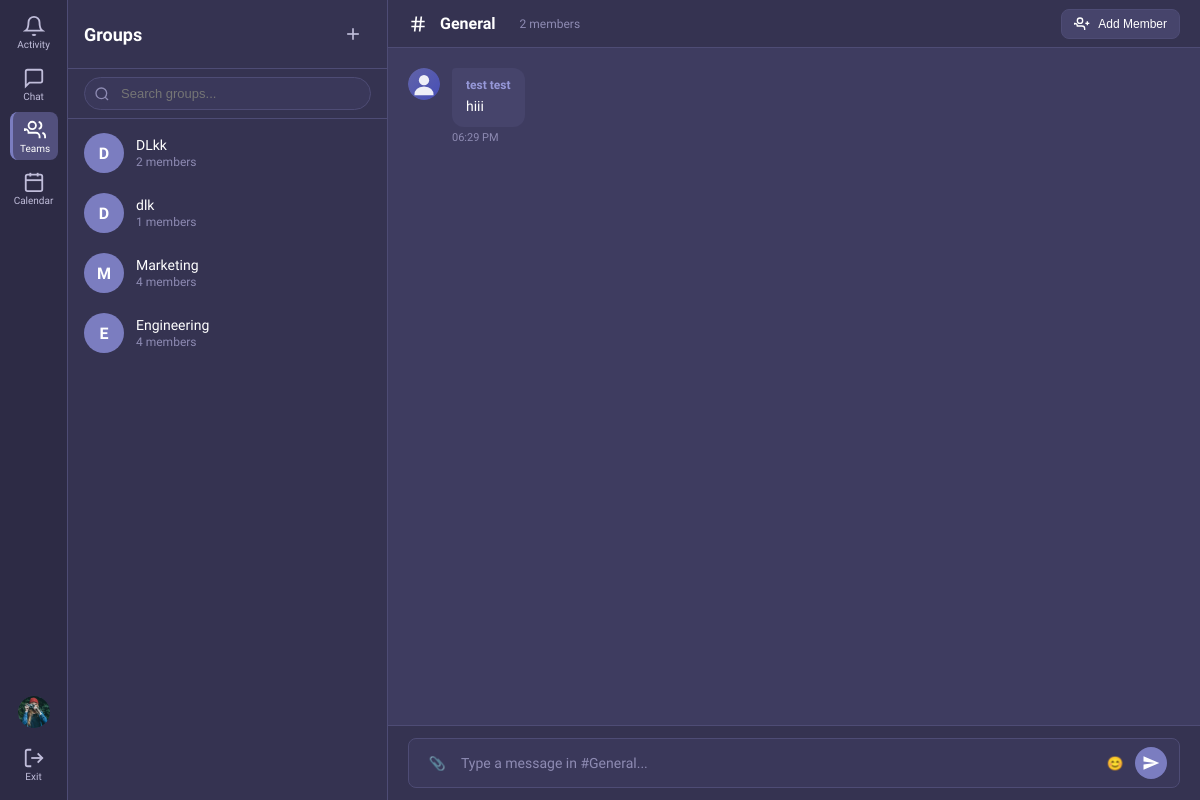
Page /teams/4/channel/8/ (signed in) on the earlier database version.
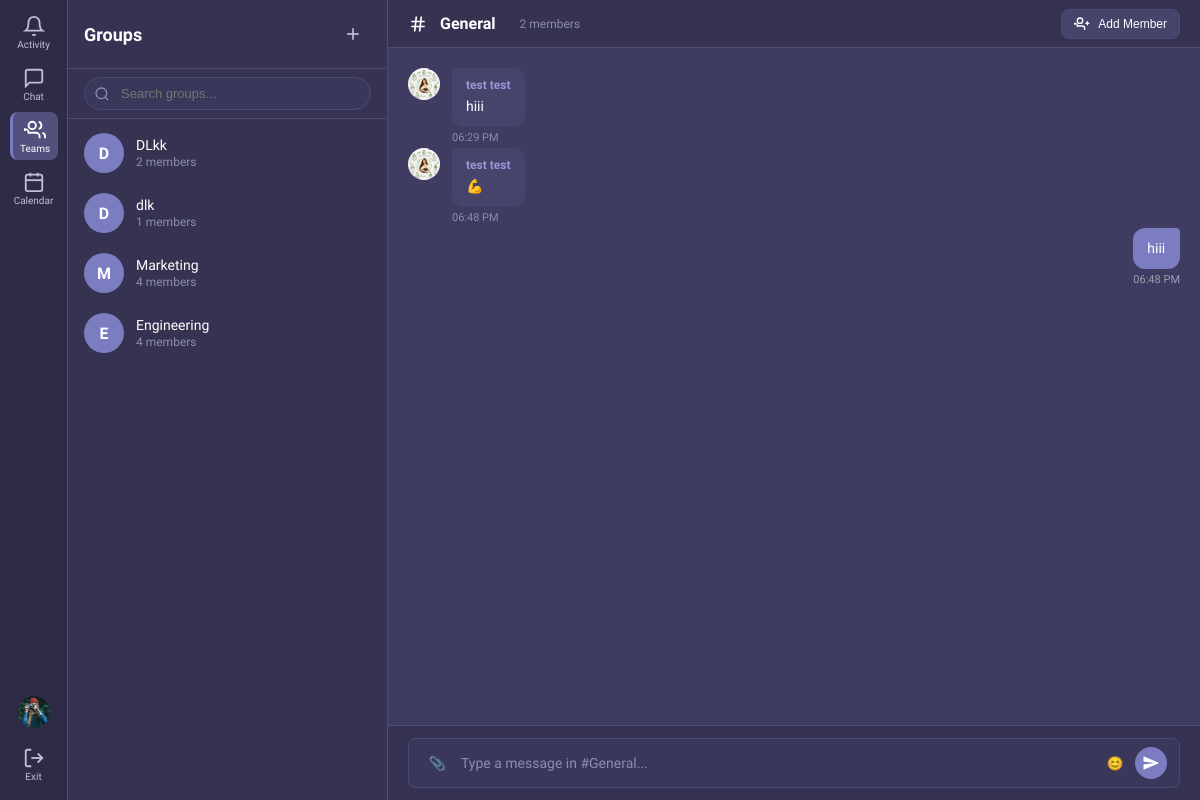
Same page on the later database version.
### teams/models.py (models this page shows, shortened)
class Team(models.Model):
    name = models.CharField(max_length=100)
    description = models.TextField(blank=True, default='')
    avatar = models.ImageField(upload_to='team_avatars/', null=True, blank=True)
    created_by = models.ForeignKey(
        settings.AUTH_USER_MODEL,
        on_delete=models.CASCADE,
        related_name='created_teams'
    )
    created_at = models.DateTimeField(auto_now_add=True)
    def get_member_count(self):
        return self.memberships.count()
    class Meta:
        ordering = ['-created_at']

### chat/models.py (models this page shows, shortened)
class ChatMessage(models.Model):
    sender = models.ForeignKey(
        settings.AUTH_USER_MODEL,
        on_delete=models.CASCADE,
        related_name='sent_messages'
    )
    receiver = models.ForeignKey(
        settings.AUTH_USER_MODEL,
        on_delete=models.CASCADE,
        null=True,
        blank=True,
        related_name='received_messages'
    )
    channel = models.ForeignKey(
        Channel,
        on_delete=models.CASCADE,
        null=True,
        blank=True,
        related_name='messages'
    )
    message = models.TextField(blank=True, default='')
    file = models.FileField(upload_to='chat_files/', null=True, blank=True)
    timestamp = models.DateTimeField(auto_now_add=True)
    edited_at = models.DateTimeField(null=True, blank=True)
    is_deleted = models.BooleanField(default=False)
    seen = models.BooleanField(default=False)
    delivered = models.BooleanField(default=True)
    class Meta:
        ordering = ['timestamp']

### accounts/models.py (models this page shows, shortened)
class CustomUser(AbstractUser):
    email = models.EmailField(unique=True)
    profile_image = models.ImageField(upload_to='profile_images/', null=True, blank=True)
    is_verified = models.BooleanField(default=False)
    bio = models.CharField(max_length=255, blank=True, default='')
    last_seen = models.DateTimeField(null=True, blank=True)
    is_online = models.BooleanField(default=False)
    USERNAME_FIELD = 'email'
    REQUIRED_FIELDS = ['username']
    def get_profile_image_url(self):
        if self.profile_image:
            return self.profile_image.url
        return '/static/images/default-avatar.svg'
    def get_display_name(self):
        if self.first_name and self.last_name:
            return f"{self.first_name} {self.last_name}"
        return self.username

### teams/views.py (the view)
# urls.py: path('<int:team_id>/channel/<int:channel_id>/', views.channel_view, name='channel'),
@login_required
def channel_view(request, team_id, channel_id):
    team = get_object_or_404(Team, id=team_id)
    channel = get_object_or_404(Channel, id=channel_id, team=team)
    membership = Membership.objects.filter(user=request.user, team=team).first()
    if not membership:
        messages.error(request, 'You are not a member of this team.')
        return redirect('teams:teams_home')
    channel_messages = ChatMessage.objects.filter(channel=channel).order_by('timestamp')[:100]
    members = Membership.objects.filter(team=team).select_related('user')
    user_teams = Team.objects.filter(memberships__user=request.user)
    return render(request, 'teams/channel.html', {
        'team': team,
        'channel': channel,
        'messages': channel_messages,
        'members': members,
        'membership': membership,
        'user_teams': user_teams,
    })

### templates/teams/channel.html (shortened to what the changed rows need)
{% extends 'base.html' %}
{% load static %}
{% block body %}
<div class="app-layout">
    <div class="chat-sidebar">
        <div class="sidebar-header">
            <h2>Groups</h2>
        </div>
        <div class="conversation-list">
            {% for ut in user_teams %}
            <a href="{% url 'teams:team_detail' ut.id %}" class="conv-item {% if ut.id == team.id %}active{% endif %}" id="team-{{ ut.id }}">
                <div class="avatar-wrapper">
                    <div class="avatar" style="background:var(--accent); display:flex; align-items:center; justify-content:center; color:white; font-weight:bold;">
                        {{ ut.name|first|upper }}
                    </div>
                </div>
                <div class="conv-info">
                    <div class="conv-name">{{ ut.name }}</div>
                    <div class="conv-preview">{{ ut.get_member_count }} members</div>
                </div>
            </a>
            {% endfor %}
        </div>
    </div>
    <div class="main-content">
        <div class="content-header">
            <div class="content-header-left">
                <svg viewBox="0 0 24 24" width="20" height="20" fill="none" stroke="currentColor" stroke-width="2"><path d="M4 9h16M4 15h16M10 3l-2 18M16 3l-2 18"/></svg>
                <h3>{{ channel.name }}</h3>
                <span style="font-size: 12px; color: var(--text-muted); margin-left: 12px;">{{ team.get_member_count }} members</span>
            </div>
        </div>
        <div class="chat-area" id="chat-area">
            {% for msg in messages %}
            <div class="msg-group {% if msg.sender == request.user %}sent{% endif %} {% if msg.is_deleted %}deleted{% endif %}" id="msg-{{ msg.id }}">
                {% if msg.sender != request.user %}<img src="{{ msg.sender.get_profile_image_url }}" class="avatar avatar-sm" alt="">{% endif %}
                <div class="msg-content-wrapper">
                    <div class="msg-bubble">
                        {% if msg.sender != request.user %}<div class="msg-sender">{{ msg.sender.get_display_name }}</div>{% endif %}
                        <div class="msg-text">{% if msg.is_deleted %}<i>This message was deleted</i>{% else %}{{ msg.message }}{% endif %}</div>
                    </div>
                    <div class="msg-meta">
                        <span>{{ msg.timestamp|date:"h:i A" }}</span>
                    </div>
                </div>
            </div>
            {% endfor %}
        </div>
    </div>
</div>
{% endblock %}

Differences in the rows shown:
changed through a linked row, ChatMessage "06:29 PM": sender.get_profile_image_url: picture added in place of a placeholder
added ChatMessage: sender.get_profile_image_url (picture), sender.get_display_name "test test", message "💪", timestamp "06:48 PM"
added ChatMessage: message "hiii", timestamp "06:48 PM"
